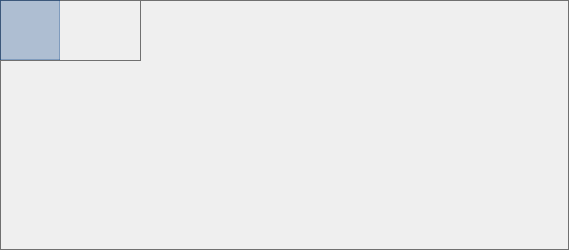
<?xml version="1.0" encoding="UTF-8"?>
<ui version="4.0">
 <class>ModelOverviewWidget</class>
 <widget class="QWidget" name="ModelOverviewWidget">
  <property name="windowModality">
   <enum>Qt::NonModal</enum>
  </property>
  <property name="geometry">
   <rect>
    <x>0</x>
    <y>0</y>
    <width>569</width>
    <height>250</height>
   </rect>
  </property>
  <property name="sizePolicy">
   <sizepolicy hsizetype="Expanding" vsizetype="Expanding">
    <horstretch>0</horstretch>
    <verstretch>0</verstretch>
   </sizepolicy>
  </property>
  <property name="minimumSize">
   <size>
    <width>0</width>
    <height>0</height>
   </size>
  </property>
  <property name="maximumSize">
   <size>
    <width>16777215</width>
    <height>16777215</height>
   </size>
  </property>
  <property name="mouseTracking">
   <bool>true</bool>
  </property>
  <property name="contextMenuPolicy">
   <enum>Qt::ActionsContextMenu</enum>
  </property>
  <property name="windowTitle">
   <string>Model overview</string>
  </property>
  <property name="windowIcon">
   <iconset resource="../res/resources.qrc">
    <normaloff>:/icones/icones/pgsqlModeler48x48.png</normaloff>:/icones/icones/pgsqlModeler48x48.png</iconset>
  </property>
  <property name="windowOpacity">
   <double>1.000000000000000</double>
  </property>
  <property name="autoFillBackground">
   <bool>false</bool>
  </property>
  <property name="styleSheet">
   <string notr="true">border: 1px solid #707070;</string>
  </property>
  <layout class="QHBoxLayout" name="horizontalLayout">
   <property name="spacing">
    <number>0</number>
   </property>
   <property name="leftMargin">
    <number>0</number>
   </property>
   <property name="topMargin">
    <number>0</number>
   </property>
   <property name="rightMargin">
    <number>0</number>
   </property>
   <property name="bottomMargin">
    <number>0</number>
   </property>
   <item>
    <widget class="QFrame" name="frame">
     <property name="sizePolicy">
      <sizepolicy hsizetype="Expanding" vsizetype="Expanding">
       <horstretch>0</horstretch>
       <verstretch>0</verstretch>
      </sizepolicy>
     </property>
     <property name="minimumSize">
      <size>
       <width>0</width>
       <height>0</height>
      </size>
     </property>
     <property name="maximumSize">
      <size>
       <width>16777215</width>
       <height>16777215</height>
      </size>
     </property>
     <property name="mouseTracking">
      <bool>true</bool>
     </property>
     <property name="autoFillBackground">
      <bool>false</bool>
     </property>
     <property name="styleSheet">
      <string notr="true"/>
     </property>
     <property name="frameShape">
      <enum>QFrame::NoFrame</enum>
     </property>
     <property name="frameShadow">
      <enum>QFrame::Plain</enum>
     </property>
     <property name="lineWidth">
      <number>1</number>
     </property>
     <property name="midLineWidth">
      <number>0</number>
     </property>
     <widget class="QFrame" name="window_frm">
      <property name="geometry">
       <rect>
        <x>0</x>
        <y>0</y>
        <width>60</width>
        <height>60</height>
       </rect>
      </property>
      <property name="maximumSize">
       <size>
        <width>16777215</width>
        <height>16777215</height>
       </size>
      </property>
      <property name="cursor">
       <cursorShape>ArrowCursor</cursorShape>
      </property>
      <property name="contextMenuPolicy">
       <enum>Qt::NoContextMenu</enum>
      </property>
      <property name="styleSheet">
       <string notr="true">border-color:rgba(2, 61, 134,70); background-color: rgba(2, 61, 134,70);</string>
      </property>
      <property name="frameShape">
       <enum>QFrame::StyledPanel</enum>
      </property>
      <property name="lineWidth">
       <number>2</number>
      </property>
      <property name="midLineWidth">
       <number>0</number>
      </property>
     </widget>
     <widget class="QLabel" name="label">
      <property name="geometry">
       <rect>
        <x>0</x>
        <y>0</y>
        <width>141</width>
        <height>61</height>
       </rect>
      </property>
      <property name="styleSheet">
       <string notr="true"/>
      </property>
      <property name="frameShape">
       <enum>QFrame::NoFrame</enum>
      </property>
      <property name="text">
       <string/>
      </property>
      <property name="alignment">
       <set>Qt::AlignCenter</set>
      </property>
     </widget>
     <zorder>label</zorder>
     <zorder>window_frm</zorder>
    </widget>
   </item>
  </layout>
 </widget>
 <resources>
  <include location="../res/resources.qrc"/>
 </resources>
 <connections/>
</ui>
